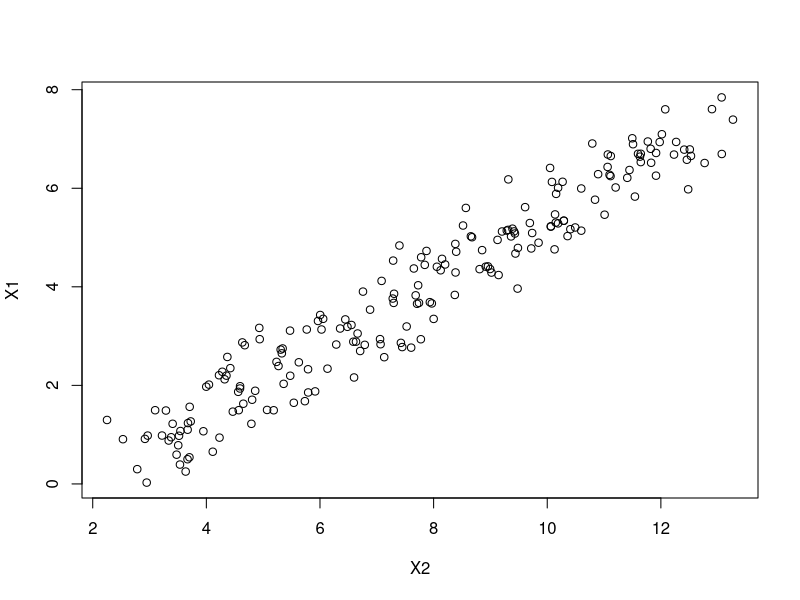
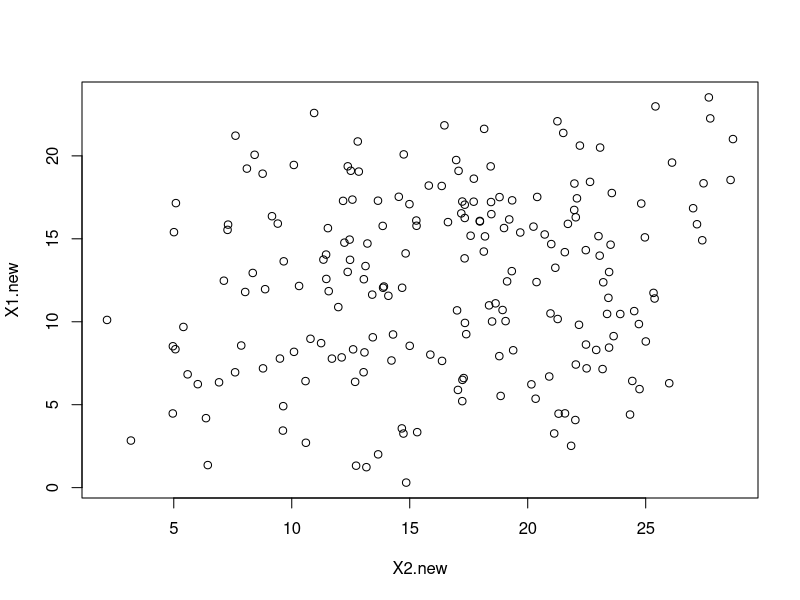

These figures' R source, in order:
data("airquality")
head(airquality, 15)

install.packages("dplyr")
library(dplyr)

airquality = airquality %>%
  subset(is.na(Solar.R)==FALSE & is.na(Ozone)==FALSE)

#####EXERCISE 1

#original
Y = seq(from=0, to=20, by=0.1)
X1 = (Y-2)/3 + runif(length(Y), min=0.5, max=2)
X2 = (Y+3)/2 + runif(length(Y), min=0.5, max=2)
df = as.data.frame(cbind(Y, X1, X2))
summary(lm(Y~X1, data=df)) #coefficient = 2.81401 , intercept =  -1.02384 
summary(lm(Y~X2)) #coefficient = 1.9902, intercept =  -5.4822  
summary(lm(Y~X1+X2, data=df))
plot(X1~X2)
cor(X1, X2) #0.9643281

#attempt to change 
Y.new = seq(from=0, to=20, by=0.1)
X1.new = (Y.new-2)/3 + runif(length(Y.new), min=0.5, max=19) #increased max from 2 to 20
X2.new = (Y.new+3)/2 + runif(length(Y.new), min=0.5, max=19) #increased max from 2 to 20
df.new = as.data.frame(cbind(Y.new, X1.new, X2.new))
summary(lm(Y.new~X1.new)) #coefficent =  0.30159, intercept =  6.32243
summary(lm(Y.new~X2.new)) #coefficient=0.43606, intercept = 2.93060
summary(lm(Y.new~X1.new+X2.new, data=df.new))  
plot(X1.new~X2.new)
cor(X1.new, X2.new) #0.189586 
##Increasing the max from 2 to 20 to create more noise decreased the correlation from 0.9643281 to 0.189586
##BUT this method makes it so that the coefficient estimate for x1 and x2 are more different from the true values (this is a tradeoff)

#### BONUS

#given from exercise
mod1 = lm(Temp~Wind, data=airquality)
summary(mod1)

mod2 = lm(Temp~Wind+Solar.R, data=airquality)
summary(mod2)
anova(mod1, mod2) #fstat = 8.3739, p value=0.004606


#manual calculation of RSS & degrees of freedom
res.mod1 = residuals(mod1)
RSS.mod1 = sum(res.mod1^2)

res.mod2 = residuals(mod2)
RSS.mod2 = sum(res.mod2^2)

df1 = 3-2
df2 = (length(airquality$Temp)) - 3

#manual calculation of f statistic
numerator = (RSS.mod1 - RSS.mod2)/df1
denomenator = RSS.mod2/ df2

f.stat = numerator/denomenator 
f.stat #8.373933 matches f statistic from anova(mod1, mod2) above! 
pvalue = 1 - pf(f.stat,df1,df2)
pvalue # 0.004605629 matches p value from anova(mod1, mod2) above!

#### EXERCISE 2 

mod3 = lm(Temp~Wind+Solar.R+Ozone, data=airquality)
summary(mod3)
anova(mod1, mod2, mod3) 
# RSS comparing mod2 to mod1 is 6979.5, f statistic is 11.589, p value = 0.0009349 (significant)
# RSS comparing mod3 to mod2 is 4996.6, f statistic is 42.463, p value = 2.424e-09 (significant)
## Because for model 3 the RSS decreased, and the f-stastic increased, it explains more variance 
## The regression coeffients did change when adding ozone (in model 3) -  solar radiation & ozone are no longer significant at the .05 level, but the signs and sizes are still reasonable  

#### EXERCISE 3 

AIC(mod1) #788.9671
AIC(mod2) #782.6779
AIC(mod3) #747.5795

##Because model 3 has the lowest AIC value, you can conclude that model 3 performs better  
